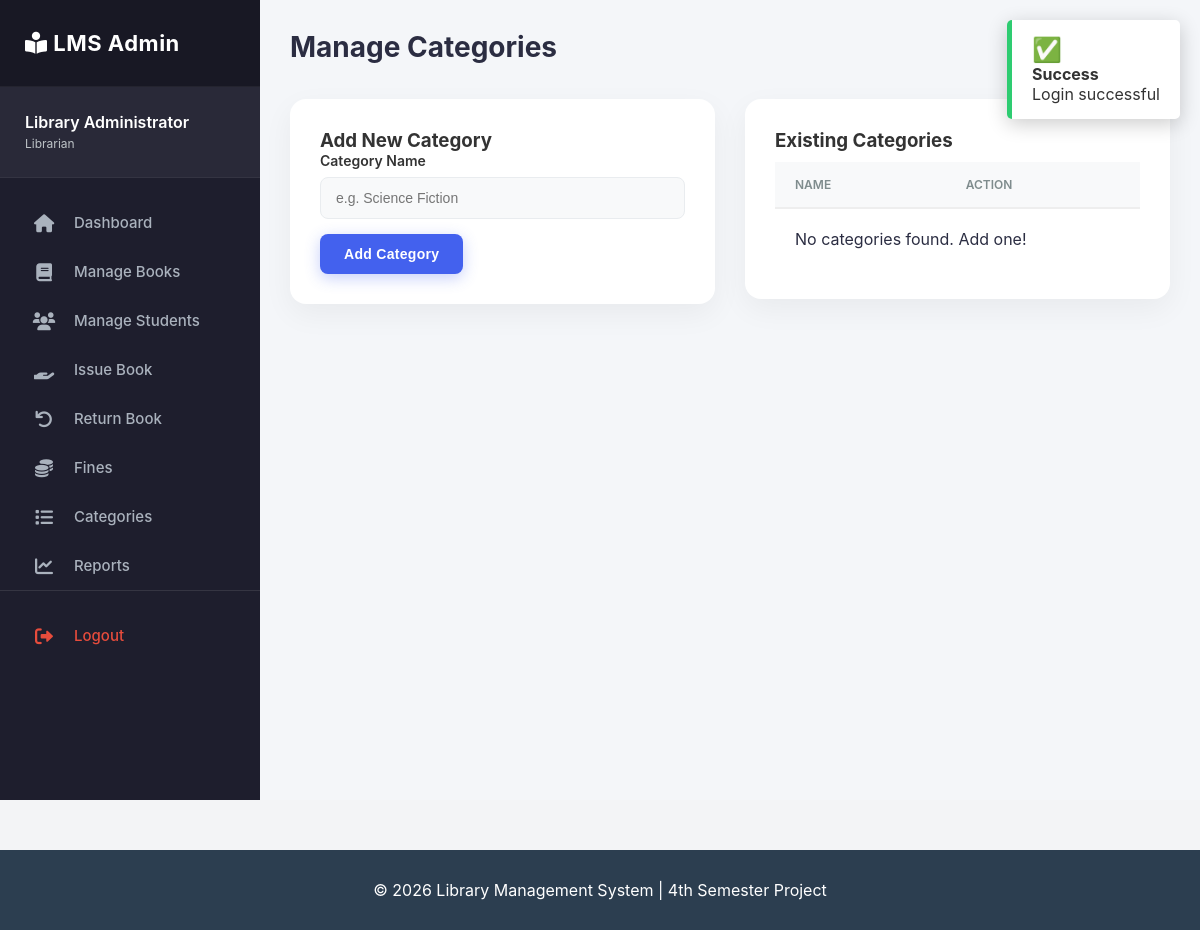
/admin/manage_categories.php (signed in), run on an earlier commit of the app's database.
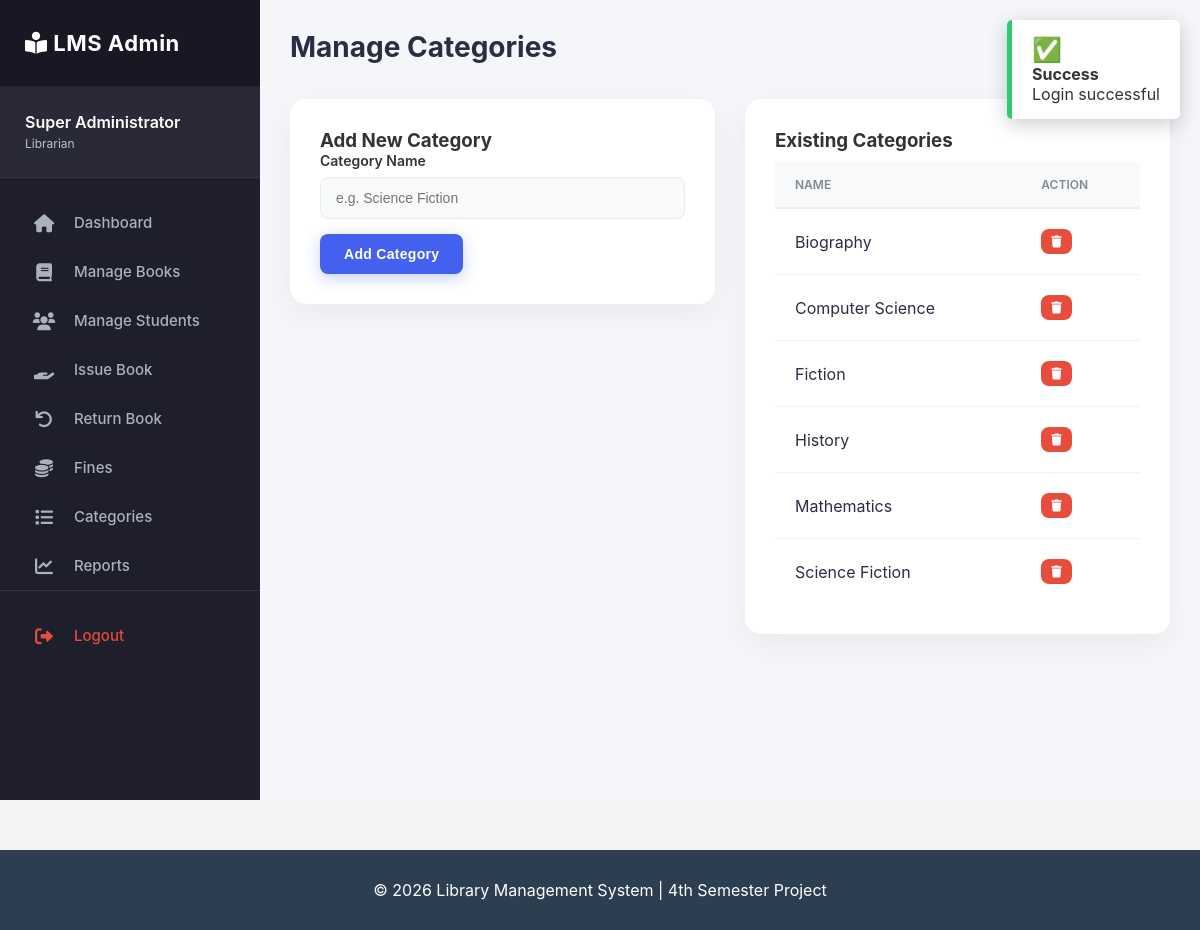
And on a later commit of the database.
### tables this page shows
CREATE TABLE categories (
    id INT AUTO_INCREMENT PRIMARY KEY,
    name VARCHAR(100) UNIQUE NOT NULL,
    created_at TIMESTAMP DEFAULT CURRENT_TIMESTAMP
);

### admin/manage_categories.php (the view, shortened to what this page needs)
<?php
require_once '../config/db.php';
?>
<!DOCTYPE html>
<html lang="en">
<head>
    <link rel="stylesheet" href="../assets/css/style.css">
    <link rel="stylesheet" href="../assets/css/admin.css">
    <link rel="stylesheet" href="https://cdnjs.cloudflare.com/ajax/libs/font-awesome/6.0.0/css/all.min.css">
</head>
<body>
    <div class="admin-container">
        <?php include '../includes/admin_sidebar.php'; ?>
        <div class="main-content">
            <div class="content-header">
                <h1>Manage Categories</h1>
            </div>
            <div class="form-row" style="gap: 30px; align-items: flex-start;">
                <div class="card" style="flex: 1;">
                    <h3>Add New Category</h3>
                    <form method="POST">
                        <div class="form-group">
                            <label>Category Name</label>
                            <input type="text" name="name" class="form-control" placeholder="e.g. Science Fiction" required>
                        </div>
                        <button type="submit" name="add_cat" class="btn btn-primary">Add Category</button>
                    </form>
                </div>
                <div class="card" style="flex: 1;">
                    <h3>Existing Categories</h3>
                    <table class="table">
                        <thead>
                            <tr>
                                <th>Name</th>
                                <th>Action</th>
                            </tr>
                        </thead>
                        <tbody>
                            <?php
                            $cats = mysqli_query($conn, "SELECT * FROM categories ORDER BY name ASC");
                            if(mysqli_num_rows($cats) > 0):
                                while($c = mysqli_fetch_assoc($cats)):
                            ?>
                            <tr>
                                <td><?= htmlspecialchars($c['name']) ?></td>
                                <td>
                                    <a href="manage_categories.php?delete=<?= $c['id'] ?>"
                                       class="btn btn-danger"
                                       style="padding: 5px 10px; font-size: 12px;"
                                       onclick="return confirm('Are you sure? This will remove the category from the dropdown list.')">
                                       <i class="fas fa-trash"></i>
                                    </a>
                                </td>
                            </tr>
                            <?php endwhile; else: ?>
                                <tr><td colspan="2">No categories found. Add one!</td></tr>
                            <?php endif; ?>
                        </tbody>
                    </table>
                </div>
            </div>
        </div>
    </div>
    <?php include '../includes/footer.php'; ?>
</body>
</html>

### includes/admin_sidebar.php
<div class="sidebar">
    <div class="sidebar-header">
        <h3><i class="fas fa-book-reader"></i> LMS Admin</h3>
    </div>
    <div class="user-info">
        <div class="user-details">
            <h4 style="margin:0; font-size:16px; color: white;">
                <?php echo htmlspecialchars($_SESSION['full_name'] ?? 'Admin'); ?>
            </h4>
            <span style="font-size:12px; color:#bdc3c7;">Librarian</span>
        </div>
    </div>
    <div class="sidebar-menu">
        <a href="admin_dashboard.php" class="menu-item">
            <i class="fas fa-home"></i> <span>Dashboard</span>
        </a>
        <a href="manage_book.php" class="menu-item">
            <i class="fas fa-book"></i> <span>Manage Books</span>
        </a>
        <a href="manage_members.php" class="menu-item">
            <i class="fas fa-users"></i> <span>Manage Students</span>
        </a>
        <a href="issue_book.php" class="menu-item">
            <i class="fas fa-hand-holding"></i> <span>Issue Book</span>
        </a>
        <a href="return_book.php" class="menu-item">
            <i class="fas fa-undo"></i> <span>Return Book</span>
        </a>
        <a href="fines.php" class="menu-item">
            <i class="fas fa-coins"></i> <span>Fines</span>
        </a>
        <a href="manage_categories.php" class="menu-item">
            <i class="fas fa-list"></i> <span>Categories</span>
        </a>
        <a href="reports.php" class="menu-item">
            <i class="fas fa-chart-line"></i> <span>Reports</span>
        </a>
        <div style="margin-top: auto; padding-top: 20px; border-top: 1px solid rgba(255,255,255,0.1);">
            <a href="../auth/logout.php" class="menu-item" style="color: #e74c3c;">
                <i class="fas fa-sign-out-alt"></i> <span>Logout</span>
            </a>
        </div>
    </div>
</div>

What changed in the data, as far as the page shows it:
added categories: name "Biography"
added categories: name "Computer Science"
added categories: name "Fiction"
added categories: name "History"
added categories: name "Mathematics"
added categories: name "Science Fiction"
Also different on the page:
$_SESSION['full_name']: "Library Administrator" → "Super Administrator"
text no longer shown: "No categories found. Add one!"
